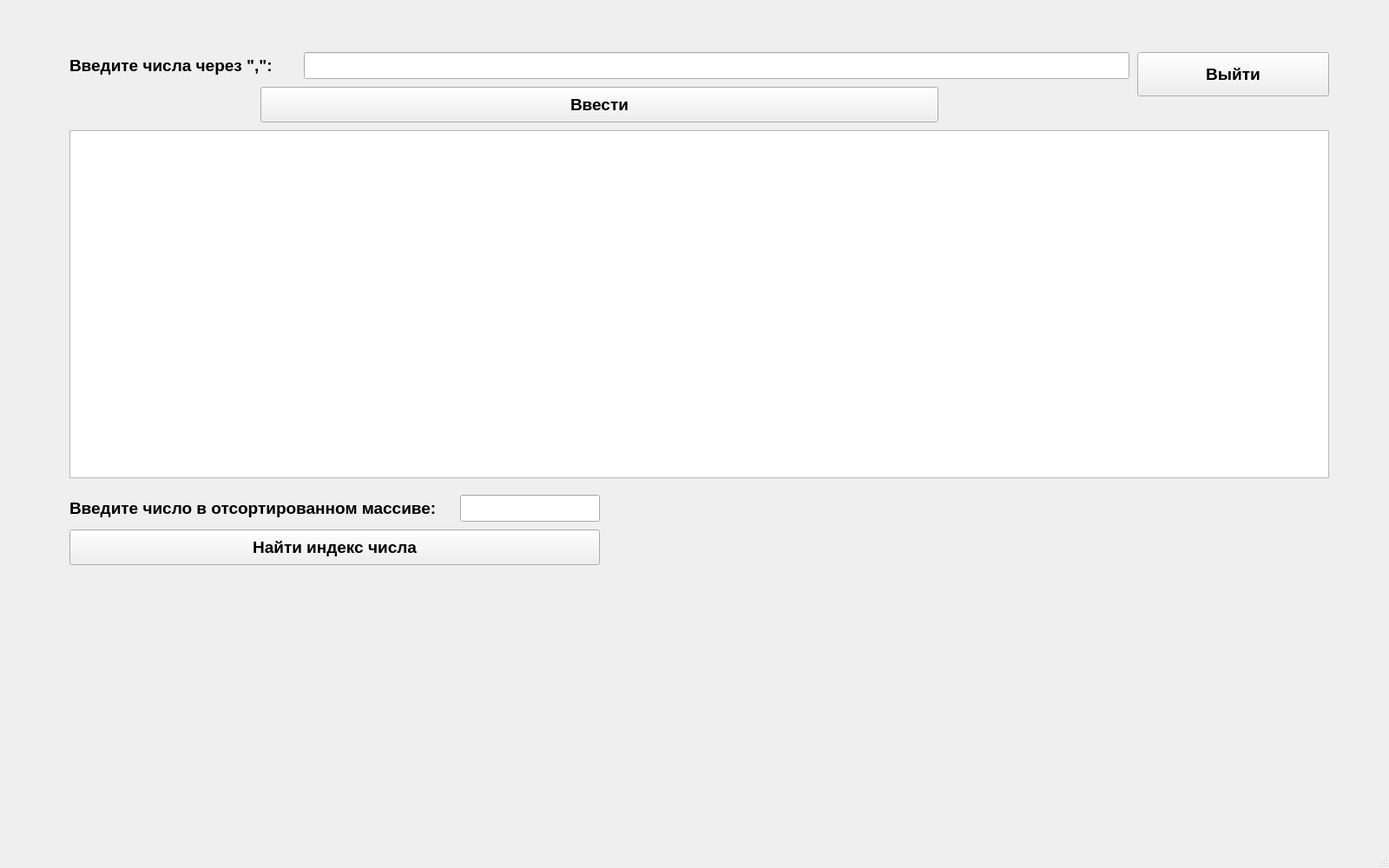
<?xml version="1.0" encoding="UTF-8"?>
<ui version="4.0">
 <class>MainWindow</class>
 <widget class="QMainWindow" name="MainWindow">
  <property name="geometry">
   <rect>
    <x>0</x>
    <y>0</y>
    <width>1600</width>
    <height>1000</height>
   </rect>
  </property>
  <property name="windowTitle">
   <string>MainWindow</string>
  </property>
  <widget class="QWidget" name="centralwidget">
   <widget class="QLineEdit" name="lineEdit">
    <property name="geometry">
     <rect>
      <x>350</x>
      <y>60</y>
      <width>951</width>
      <height>31</height>
     </rect>
    </property>
   </widget>
   <widget class="QLabel" name="label">
    <property name="geometry">
     <rect>
      <x>80</x>
      <y>60</y>
      <width>251</width>
      <height>31</height>
     </rect>
    </property>
    <property name="font">
     <font>
      <pointsize>14</pointsize>
      <bold>true</bold>
     </font>
    </property>
    <property name="text">
     <string>Введите числа через &quot;,&quot;:</string>
    </property>
   </widget>
   <widget class="QPushButton" name="pushButton_2">
    <property name="geometry">
     <rect>
      <x>1310</x>
      <y>60</y>
      <width>221</width>
      <height>51</height>
     </rect>
    </property>
    <property name="font">
     <font>
      <pointsize>14</pointsize>
      <bold>true</bold>
     </font>
    </property>
    <property name="text">
     <string>Выйти</string>
    </property>
   </widget>
   <widget class="QPushButton" name="pushButton">
    <property name="geometry">
     <rect>
      <x>300</x>
      <y>100</y>
      <width>781</width>
      <height>41</height>
     </rect>
    </property>
    <property name="font">
     <font>
      <pointsize>14</pointsize>
      <bold>true</bold>
     </font>
    </property>
    <property name="text">
     <string>Ввести</string>
    </property>
   </widget>
   <widget class="QTextEdit" name="textEdit">
    <property name="geometry">
     <rect>
      <x>80</x>
      <y>150</y>
      <width>1451</width>
      <height>401</height>
     </rect>
    </property>
    <property name="font">
     <font>
      <pointsize>10</pointsize>
      <bold>false</bold>
     </font>
    </property>
   </widget>
   <widget class="QLineEdit" name="lineEdit_2">
    <property name="geometry">
     <rect>
      <x>530</x>
      <y>570</y>
      <width>161</width>
      <height>31</height>
     </rect>
    </property>
   </widget>
   <widget class="QPushButton" name="pushButton_3">
    <property name="geometry">
     <rect>
      <x>80</x>
      <y>610</y>
      <width>611</width>
      <height>41</height>
     </rect>
    </property>
    <property name="font">
     <font>
      <pointsize>14</pointsize>
      <bold>true</bold>
     </font>
    </property>
    <property name="text">
     <string>Найти индекс числа</string>
    </property>
   </widget>
   <widget class="QLabel" name="label_5">
    <property name="geometry">
     <rect>
      <x>330</x>
      <y>660</y>
      <width>351</width>
      <height>201</height>
     </rect>
    </property>
    <property name="font">
     <font>
      <pointsize>100</pointsize>
      <bold>true</bold>
     </font>
    </property>
    <property name="text">
     <string/>
    </property>
   </widget>
   <widget class="QLabel" name="label_9">
    <property name="geometry">
     <rect>
      <x>80</x>
      <y>570</y>
      <width>441</width>
      <height>31</height>
     </rect>
    </property>
    <property name="font">
     <font>
      <pointsize>14</pointsize>
      <bold>true</bold>
     </font>
    </property>
    <property name="text">
     <string>Введите число в отсортированном массиве:</string>
    </property>
   </widget>
   <widget class="QLabel" name="label_2">
    <property name="geometry">
     <rect>
      <x>710</x>
      <y>570</y>
      <width>821</width>
      <height>81</height>
     </rect>
    </property>
    <property name="font">
     <font>
      <pointsize>32</pointsize>
      <bold>true</bold>
     </font>
    </property>
    <property name="text">
     <string/>
    </property>
   </widget>
  </widget>
  <widget class="QMenuBar" name="menubar">
   <property name="geometry">
    <rect>
     <x>0</x>
     <y>0</y>
     <width>1600</width>
     <height>22</height>
    </rect>
   </property>
  </widget>
  <widget class="QStatusBar" name="statusbar"/>
 </widget>
 <resources/>
 <connections/>
</ui>
